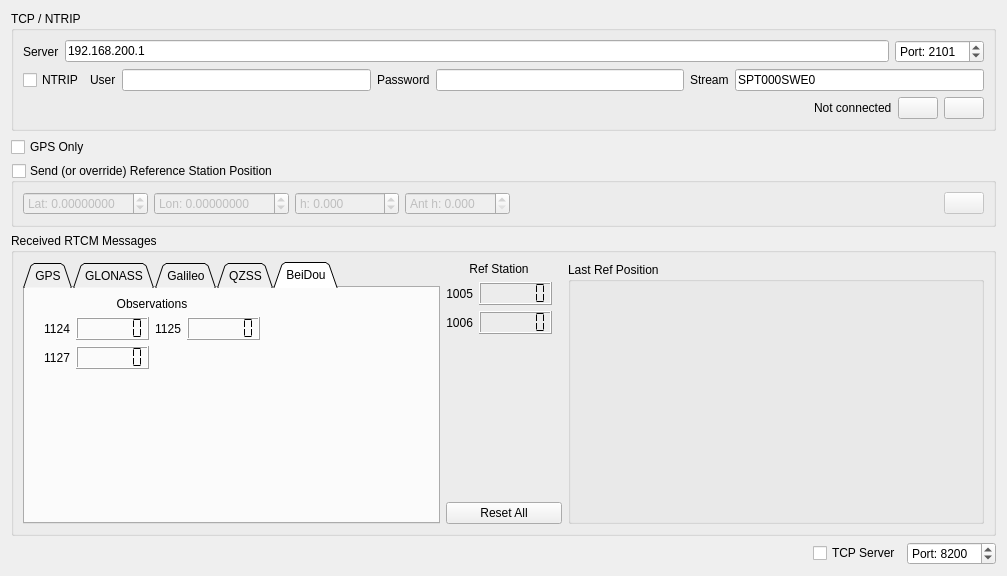
<?xml version="1.0" encoding="UTF-8"?>
<ui version="4.0">
 <class>RtcmWidget</class>
 <widget class="QWidget" name="RtcmWidget">
  <property name="geometry">
   <rect>
    <x>0</x>
    <y>0</y>
    <width>1007</width>
    <height>576</height>
   </rect>
  </property>
  <property name="sizePolicy">
   <sizepolicy hsizetype="MinimumExpanding" vsizetype="MinimumExpanding">
    <horstretch>0</horstretch>
    <verstretch>0</verstretch>
   </sizepolicy>
  </property>
  <property name="windowTitle">
   <string>Form</string>
  </property>
  <layout class="QVBoxLayout" name="verticalLayout_4">
   <item>
    <widget class="QGroupBox" name="groupBox">
     <property name="title">
      <string>TCP / NTRIP</string>
     </property>
     <layout class="QVBoxLayout" name="verticalLayout">
      <item>
       <layout class="QHBoxLayout" name="horizontalLayout_2">
        <item>
         <widget class="QLabel" name="label">
          <property name="text">
           <string>Server</string>
          </property>
         </widget>
        </item>
        <item>
         <widget class="QLineEdit" name="ntripServerEdit">
          <property name="text">
           <string>192.168.200.1</string>
          </property>
         </widget>
        </item>
        <item>
         <widget class="QSpinBox" name="ntripPortBox">
          <property name="prefix">
           <string>Port: </string>
          </property>
          <property name="maximum">
           <number>65535</number>
          </property>
          <property name="value">
           <number>2101</number>
          </property>
         </widget>
        </item>
       </layout>
      </item>
      <item>
       <layout class="QHBoxLayout" name="horizontalLayout_3">
        <item>
         <widget class="QCheckBox" name="ntripBox">
          <property name="text">
           <string>NTRIP</string>
          </property>
          <property name="checked">
           <bool>false</bool>
          </property>
         </widget>
        </item>
        <item>
         <widget class="QLabel" name="label_3">
          <property name="text">
           <string>User</string>
          </property>
         </widget>
        </item>
        <item>
         <widget class="QLineEdit" name="ntripUserEdit">
          <property name="enabled">
           <bool>true</bool>
          </property>
          <property name="text">
           <string/>
          </property>
         </widget>
        </item>
        <item>
         <widget class="QLabel" name="label_4">
          <property name="text">
           <string>Password</string>
          </property>
         </widget>
        </item>
        <item>
         <widget class="QLineEdit" name="ntripPasswordEdit">
          <property name="text">
           <string/>
          </property>
          <property name="echoMode">
           <enum>QLineEdit::Password</enum>
          </property>
         </widget>
        </item>
        <item>
         <widget class="QLabel" name="label_5">
          <property name="text">
           <string>Stream</string>
          </property>
         </widget>
        </item>
        <item>
         <widget class="QLineEdit" name="ntripStreamEdit">
          <property name="text">
           <string>SPT000SWE0</string>
          </property>
          <property name="echoMode">
           <enum>QLineEdit::Normal</enum>
          </property>
         </widget>
        </item>
       </layout>
      </item>
      <item>
       <layout class="QHBoxLayout" name="horizontalLayout">
        <item>
         <spacer name="horizontalSpacer">
          <property name="orientation">
           <enum>Qt::Horizontal</enum>
          </property>
          <property name="sizeHint" stdset="0">
           <size>
            <width>40</width>
            <height>20</height>
           </size>
          </property>
         </spacer>
        </item>
        <item>
         <widget class="QLabel" name="ntripConnectedLabel">
          <property name="text">
           <string>Not connected</string>
          </property>
         </widget>
        </item>
        <item>
         <widget class="QPushButton" name="ntripDisconnectButton">
          <property name="toolTip">
           <string>Disconnect</string>
          </property>
          <property name="text">
           <string/>
          </property>
          <property name="icon">
           <iconset resource="resources.qrc">
            <normaloff>:/models/Icons/Disconnected-96.png</normaloff>:/models/Icons/Disconnected-96.png</iconset>
          </property>
         </widget>
        </item>
        <item>
         <widget class="QPushButton" name="ntripConnectButton">
          <property name="toolTip">
           <string>Connect</string>
          </property>
          <property name="text">
           <string/>
          </property>
          <property name="icon">
           <iconset resource="resources.qrc">
            <normaloff>:/models/Icons/Connected-96.png</normaloff>:/models/Icons/Connected-96.png</iconset>
          </property>
         </widget>
        </item>
       </layout>
      </item>
     </layout>
    </widget>
   </item>
   <item>
    <widget class="QCheckBox" name="gpsOnlyBox">
     <property name="toolTip">
      <string>Only send GPS observations and to save bandwidth and decrease transmission errors.</string>
     </property>
     <property name="text">
      <string>GPS Only</string>
     </property>
     <property name="checked">
      <bool>false</bool>
     </property>
    </widget>
   </item>
   <item>
    <widget class="QGroupBox" name="sendRefPosBox">
     <property name="title">
      <string>Send (or override) Reference Station Position</string>
     </property>
     <property name="checkable">
      <bool>true</bool>
     </property>
     <property name="checked">
      <bool>false</bool>
     </property>
     <layout class="QHBoxLayout" name="horizontalLayout_6">
      <item>
       <widget class="QDoubleSpinBox" name="refSendLatBox">
        <property name="prefix">
         <string>Lat: </string>
        </property>
        <property name="decimals">
         <number>8</number>
        </property>
        <property name="minimum">
         <double>-90.000000000000000</double>
        </property>
        <property name="maximum">
         <double>90.000000000000000</double>
        </property>
        <property name="value">
         <double>0.000000000000000</double>
        </property>
       </widget>
      </item>
      <item>
       <widget class="QDoubleSpinBox" name="refSendLonBox">
        <property name="prefix">
         <string>Lon: </string>
        </property>
        <property name="decimals">
         <number>8</number>
        </property>
        <property name="minimum">
         <double>-180.000000000000000</double>
        </property>
        <property name="maximum">
         <double>180.000000000000000</double>
        </property>
        <property name="value">
         <double>0.000000000000000</double>
        </property>
       </widget>
      </item>
      <item>
       <widget class="QDoubleSpinBox" name="refSendHBox">
        <property name="prefix">
         <string>h: </string>
        </property>
        <property name="decimals">
         <number>3</number>
        </property>
        <property name="minimum">
         <double>-5000.000000000000000</double>
        </property>
        <property name="maximum">
         <double>100000.000000000000000</double>
        </property>
        <property name="value">
         <double>0.000000000000000</double>
        </property>
       </widget>
      </item>
      <item>
       <widget class="QDoubleSpinBox" name="refSendAntHBox">
        <property name="prefix">
         <string>Ant h: </string>
        </property>
        <property name="decimals">
         <number>3</number>
        </property>
        <property name="maximum">
         <double>180.000000000000000</double>
        </property>
       </widget>
      </item>
      <item>
       <spacer name="horizontalSpacer_4">
        <property name="orientation">
         <enum>Qt::Horizontal</enum>
        </property>
        <property name="sizeHint" stdset="0">
         <size>
          <width>33</width>
          <height>20</height>
         </size>
        </property>
       </spacer>
      </item>
      <item>
       <widget class="QPushButton" name="refGetButton">
        <property name="toolTip">
         <string>Get average from base station tab</string>
        </property>
        <property name="text">
         <string/>
        </property>
        <property name="icon">
         <iconset resource="resources.qrc">
          <normaloff>:/models/Icons/Radio Tower-96.png</normaloff>:/models/Icons/Radio Tower-96.png</iconset>
        </property>
       </widget>
      </item>
     </layout>
    </widget>
   </item>
   <item>
    <widget class="QGroupBox" name="groupBox_2">
     <property name="title">
      <string>Received RTCM Messages</string>
     </property>
     <layout class="QHBoxLayout" name="horizontalLayout_5">
      <item>
       <widget class="QTabWidget" name="tabWidget">
        <property name="tabShape">
         <enum>QTabWidget::Triangular</enum>
        </property>
        <property name="currentIndex">
         <number>4</number>
        </property>
        <widget class="QWidget" name="tab">
         <attribute name="title">
          <string>GPS</string>
         </attribute>
         <layout class="QHBoxLayout" name="horizontalLayout_8">
          <item>
           <layout class="QGridLayout" name="gridLayout_2">
            <property name="rightMargin">
             <number>10</number>
            </property>
            <item row="5" column="2">
             <spacer name="verticalSpacer_4">
              <property name="orientation">
               <enum>Qt::Vertical</enum>
              </property>
              <property name="sizeHint" stdset="0">
               <size>
                <width>20</width>
                <height>40</height>
               </size>
              </property>
             </spacer>
            </item>
            <item row="3" column="2">
             <widget class="QLabel" name="label_23">
              <property name="text">
               <string>1075</string>
              </property>
              <property name="alignment">
               <set>Qt::AlignRight|Qt::AlignTrailing|Qt::AlignVCenter</set>
              </property>
             </widget>
            </item>
            <item row="1" column="3">
             <widget class="QLCDNumber" name="rtcm1003Number">
              <property name="digitCount">
               <number>6</number>
              </property>
              <property name="segmentStyle">
               <enum>QLCDNumber::Flat</enum>
              </property>
             </widget>
            </item>
            <item row="3" column="0">
             <widget class="QLabel" name="label_16">
              <property name="text">
               <string>1074</string>
              </property>
              <property name="alignment">
               <set>Qt::AlignRight|Qt::AlignTrailing|Qt::AlignVCenter</set>
              </property>
             </widget>
            </item>
            <item row="1" column="1">
             <widget class="QLCDNumber" name="rtcm1001Number">
              <property name="digitCount">
               <number>6</number>
              </property>
              <property name="segmentStyle">
               <enum>QLCDNumber::Flat</enum>
              </property>
             </widget>
            </item>
            <item row="2" column="0">
             <widget class="QLabel" name="label_8">
              <property name="text">
               <string>1002</string>
              </property>
              <property name="alignment">
               <set>Qt::AlignRight|Qt::AlignTrailing|Qt::AlignVCenter</set>
              </property>
             </widget>
            </item>
            <item row="2" column="1">
             <widget class="QLCDNumber" name="rtcm1002Number">
              <property name="digitCount">
               <number>6</number>
              </property>
              <property name="segmentStyle">
               <enum>QLCDNumber::Flat</enum>
              </property>
             </widget>
            </item>
            <item row="2" column="3">
             <widget class="QLCDNumber" name="rtcm1004Number">
              <property name="digitCount">
               <number>6</number>
              </property>
              <property name="segmentStyle">
               <enum>QLCDNumber::Flat</enum>
              </property>
             </widget>
            </item>
            <item row="1" column="0">
             <widget class="QLabel" name="label_6">
              <property name="text">
               <string>1001</string>
              </property>
              <property name="alignment">
               <set>Qt::AlignRight|Qt::AlignTrailing|Qt::AlignVCenter</set>
              </property>
             </widget>
            </item>
            <item row="2" column="2">
             <widget class="QLabel" name="label_9">
              <property name="text">
               <string>1004</string>
              </property>
              <property name="alignment">
               <set>Qt::AlignRight|Qt::AlignTrailing|Qt::AlignVCenter</set>
              </property>
             </widget>
            </item>
            <item row="1" column="2">
             <widget class="QLabel" name="label_7">
              <property name="text">
               <string>1003</string>
              </property>
              <property name="alignment">
               <set>Qt::AlignRight|Qt::AlignTrailing|Qt::AlignVCenter</set>
              </property>
             </widget>
            </item>
            <item row="4" column="0">
             <widget class="QLabel" name="label_25">
              <property name="text">
               <string>1077</string>
              </property>
              <property name="alignment">
               <set>Qt::AlignRight|Qt::AlignTrailing|Qt::AlignVCenter</set>
              </property>
             </widget>
            </item>
            <item row="3" column="1">
             <widget class="QLCDNumber" name="rtcm1074Number">
              <property name="digitCount">
               <number>6</number>
              </property>
              <property name="segmentStyle">
               <enum>QLCDNumber::Flat</enum>
              </property>
             </widget>
            </item>
            <item row="3" column="3">
             <widget class="QLCDNumber" name="rtcm1075Number">
              <property name="digitCount">
               <number>6</number>
              </property>
              <property name="segmentStyle">
               <enum>QLCDNumber::Flat</enum>
              </property>
             </widget>
            </item>
            <item row="4" column="1">
             <widget class="QLCDNumber" name="rtcm1077Number">
              <property name="digitCount">
               <number>6</number>
              </property>
              <property name="segmentStyle">
               <enum>QLCDNumber::Flat</enum>
              </property>
             </widget>
            </item>
            <item row="0" column="0" colspan="4">
             <widget class="QLabel" name="label_18">
              <property name="font">
               <font>
                <bold>false</bold>
               </font>
              </property>
              <property name="text">
               <string>Observations</string>
              </property>
              <property name="alignment">
               <set>Qt::AlignCenter</set>
              </property>
             </widget>
            </item>
           </layout>
          </item>
          <item>
           <layout class="QGridLayout" name="gridLayout_4">
            <property name="leftMargin">
             <number>10</number>
            </property>
            <item row="1" column="0">
             <widget class="QLabel" name="label_17">
              <property name="text">
               <string>1019</string>
              </property>
              <property name="alignment">
               <set>Qt::AlignRight|Qt::AlignTrailing|Qt::AlignVCenter</set>
              </property>
             </widget>
            </item>
            <item row="1" column="1">
             <widget class="QLCDNumber" name="rtcm1019Number">
              <property name="digitCount">
               <number>6</number>
              </property>
              <property name="segmentStyle">
               <enum>QLCDNumber::Flat</enum>
              </property>
             </widget>
            </item>
            <item row="0" column="0" colspan="2">
             <widget class="QLabel" name="label_20">
              <property name="font">
               <font>
                <bold>false</bold>
               </font>
              </property>
              <property name="text">
               <string>Ephemeris</string>
              </property>
              <property name="alignment">
               <set>Qt::AlignCenter</set>
              </property>
             </widget>
            </item>
            <item row="2" column="0">
             <spacer name="verticalSpacer_3">
              <property name="orientation">
               <enum>Qt::Vertical</enum>
              </property>
              <property name="sizeHint" stdset="0">
               <size>
                <width>20</width>
                <height>40</height>
               </size>
              </property>
             </spacer>
            </item>
           </layout>
          </item>
          <item>
           <spacer name="horizontalSpacer_8">
            <property name="orientation">
             <enum>Qt::Horizontal</enum>
            </property>
            <property name="sizeHint" stdset="0">
             <size>
              <width>40</width>
              <height>20</height>
             </size>
            </property>
           </spacer>
          </item>
         </layout>
        </widget>
        <widget class="QWidget" name="tab_2">
         <attribute name="title">
          <string>GLONASS</string>
         </attribute>
         <layout class="QHBoxLayout" name="horizontalLayout_9">
          <item>
           <layout class="QGridLayout" name="gridLayout_3">
            <property name="leftMargin">
             <number>10</number>
            </property>
            <item row="1" column="3">
             <widget class="QLCDNumber" name="rtcm1011Number">
              <property name="digitCount">
               <number>6</number>
              </property>
              <property name="segmentStyle">
               <enum>QLCDNumber::Flat</enum>
              </property>
             </widget>
            </item>
            <item row="1" column="2">
             <widget class="QLabel" name="label_14">
              <property name="text">
               <string>1011</string>
              </property>
              <property name="alignment">
               <set>Qt::AlignRight|Qt::AlignTrailing|Qt::AlignVCenter</set>
              </property>
             </widget>
            </item>
            <item row="2" column="2">
             <widget class="QLabel" name="label_13">
              <property name="text">
               <string>1012</string>
              </property>
              <property name="alignment">
               <set>Qt::AlignRight|Qt::AlignTrailing|Qt::AlignVCenter</set>
              </property>
             </widget>
            </item>
            <item row="2" column="1">
             <widget class="QLCDNumber" name="rtcm1010Number">
              <property name="digitCount">
               <number>6</number>
              </property>
              <property name="segmentStyle">
               <enum>QLCDNumber::Flat</enum>
              </property>
             </widget>
            </item>
            <item row="0" column="0" colspan="4">
             <widget class="QLabel" name="label_19">
              <property name="font">
               <font>
                <bold>false</bold>
               </font>
              </property>
              <property name="text">
               <string>Observations</string>
              </property>
              <property name="alignment">
               <set>Qt::AlignCenter</set>
              </property>
             </widget>
            </item>
            <item row="2" column="0">
             <widget class="QLabel" name="label_15">
              <property name="text">
               <string>1010</string>
              </property>
              <property name="alignment">
               <set>Qt::AlignRight|Qt::AlignTrailing|Qt::AlignVCenter</set>
              </property>
             </widget>
            </item>
            <item row="5" column="2">
             <spacer name="verticalSpacer">
              <property name="orientation">
               <enum>Qt::Vertical</enum>
              </property>
              <property name="sizeHint" stdset="0">
               <size>
                <width>20</width>
                <height>40</height>
               </size>
              </property>
             </spacer>
            </item>
            <item row="1" column="0">
             <widget class="QLabel" name="label_12">
              <property name="text">
               <string>1009</string>
              </property>
              <property name="alignment">
               <set>Qt::AlignRight|Qt::AlignTrailing|Qt::AlignVCenter</set>
              </property>
             </widget>
            </item>
            <item row="2" column="3">
             <widget class="QLCDNumber" name="rtcm1012Number">
              <property name="digitCount">
               <number>6</number>
              </property>
              <property name="segmentStyle">
               <enum>QLCDNumber::Flat</enum>
              </property>
             </widget>
            </item>
            <item row="1" column="1">
             <widget class="QLCDNumber" name="rtcm1009Number">
              <property name="digitCount">
               <number>6</number>
              </property>
              <property name="segmentStyle">
               <enum>QLCDNumber::Flat</enum>
              </property>
             </widget>
            </item>
            <item row="3" column="2">
             <widget class="QLabel" name="label_27">
              <property name="text">
               <string>1085</string>
              </property>
              <property name="alignment">
               <set>Qt::AlignRight|Qt::AlignTrailing|Qt::AlignVCenter</set>
              </property>
             </widget>
            </item>
            <item row="3" column="0">
             <widget class="QLabel" name="label_26">
              <property name="text">
               <string>1084</string>
              </property>
              <property name="alignment">
               <set>Qt::AlignRight|Qt::AlignTrailing|Qt::AlignVCenter</set>
              </property>
             </widget>
            </item>
            <item row="4" column="0">
             <widget class="QLabel" name="label_28">
              <property name="text">
               <string>1087</string>
              </property>
              <property name="alignment">
               <set>Qt::AlignRight|Qt::AlignTrailing|Qt::AlignVCenter</set>
              </property>
             </widget>
            </item>
            <item row="4" column="2">
             <widget class="QLabel" name="label_29">
              <property name="text">
               <string>1230</string>
              </property>
              <property name="alignment">
               <set>Qt::AlignRight|Qt::AlignTrailing|Qt::AlignVCenter</set>
              </property>
             </widget>
            </item>
            <item row="3" column="1">
             <widget class="QLCDNumber" name="rtcm1084Number">
              <property name="digitCount">
               <number>6</number>
              </property>
              <property name="segmentStyle">
               <enum>QLCDNumber::Flat</enum>
              </property>
             </widget>
            </item>
            <item row="3" column="3">
             <widget class="QLCDNumber" name="rtcm1085Number">
              <property name="digitCount">
               <number>6</number>
              </property>
              <property name="segmentStyle">
               <enum>QLCDNumber::Flat</enum>
              </property>
             </widget>
            </item>
            <item row="4" column="1">
             <widget class="QLCDNumber" name="rtcm1087Number">
              <property name="digitCount">
               <number>6</number>
              </property>
              <property name="segmentStyle">
               <enum>QLCDNumber::Flat</enum>
              </property>
             </widget>
            </item>
            <item row="4" column="3">
             <widget class="QLCDNumber" name="rtcm1230Number">
              <property name="digitCount">
               <number>6</number>
              </property>
              <property name="segmentStyle">
               <enum>QLCDNumber::Flat</enum>
              </property>
             </widget>
            </item>
           </layout>
          </item>
          <item>
           <layout class="QGridLayout" name="gridLayout_6">
            <property name="leftMargin">
             <number>10</number>
            </property>
            <item row="0" column="0" colspan="2">
             <widget class="QLabel" name="label_24">
              <property name="font">
               <font>
                <bold>false</bold>
               </font>
              </property>
              <property name="text">
               <string>Ephemeris</string>
              </property>
              <property name="alignment">
               <set>Qt::AlignCenter</set>
              </property>
             </widget>
            </item>
            <item row="1" column="0">
             <widget class="QLabel" name="label_22">
              <property name="text">
               <string>1020</string>
              </property>
              <property name="alignment">
               <set>Qt::AlignRight|Qt::AlignTrailing|Qt::AlignVCenter</set>
              </property>
             </widget>
            </item>
            <item row="1" column="1">
             <widget class="QLCDNumber" name="rtcm1020Number">
              <property name="digitCount">
               <number>6</number>
              </property>
              <property name="segmentStyle">
               <enum>QLCDNumber::Flat</enum>
              </property>
             </widget>
            </item>
            <item row="2" column="0">
             <spacer name="verticalSpacer_5">
              <property name="orientation">
               <enum>Qt::Vertical</enum>
              </property>
              <property name="sizeHint" stdset="0">
               <size>
                <width>20</width>
                <height>40</height>
               </size>
              </property>
             </spacer>
            </item>
           </layout>
          </item>
          <item>
           <spacer name="horizontalSpacer_9">
            <property name="orientation">
             <enum>Qt::Horizontal</enum>
            </property>
            <property name="sizeHint" stdset="0">
             <size>
              <width>40</width>
              <height>20</height>
             </size>
            </property>
           </spacer>
          </item>
         </layout>
        </widget>
        <widget class="QWidget" name="tab_3">
         <attribute name="title">
          <string>Galileo</string>
         </attribute>
         <layout class="QHBoxLayout" name="horizontalLayout_10">
          <item>
           <layout class="QGridLayout" name="gridLayout_7">
            <property name="leftMargin">
             <number>10</number>
            </property>
            <item row="2" column="0">
             <widget class="QLabel" name="label_37">
              <property name="text">
               <string>1097</string>
              </property>
              <property name="alignment">
               <set>Qt::AlignRight|Qt::AlignTrailing|Qt::AlignVCenter</set>
              </property>
             </widget>
            </item>
            <item row="1" column="0">
             <widget class="QLabel" name="label_36">
              <property name="text">
               <string>1094</string>
              </property>
              <property name="alignment">
               <set>Qt::AlignRight|Qt::AlignTrailing|Qt::AlignVCenter</set>
              </property>
             </widget>
            </item>
            <item row="1" column="2">
             <widget class="QLabel" name="label_35">
              <property name="text">
               <string>1095</string>
              </property>
              <property name="alignment">
               <set>Qt::AlignRight|Qt::AlignTrailing|Qt::AlignVCenter</set>
              </property>
             </widget>
            </item>
            <item row="0" column="0" colspan="4">
             <widget class="QLabel" name="label_32">
              <property name="font">
               <font>
                <bold>false</bold>
               </font>
              </property>
              <property name="text">
               <string>Observations</string>
              </property>
              <property name="alignment">
               <set>Qt::AlignCenter</set>
              </property>
             </widget>
            </item>
            <item row="3" column="2">
             <spacer name="verticalSpacer_6">
              <property name="orientation">
               <enum>Qt::Vertical</enum>
              </property>
              <property name="sizeHint" stdset="0">
               <size>
                <width>20</width>
                <height>40</height>
               </size>
              </property>
             </spacer>
            </item>
            <item row="1" column="1">
             <widget class="QLCDNumber" name="rtcm1094Number">
              <property name="digitCount">
               <number>6</number>
              </property>
              <property name="segmentStyle">
               <enum>QLCDNumber::Flat</enum>
              </property>
             </widget>
            </item>
            <item row="1" column="3">
             <widget class="QLCDNumber" name="rtcm1095Number">
              <property name="digitCount">
               <number>6</number>
              </property>
              <property name="segmentStyle">
               <enum>QLCDNumber::Flat</enum>
              </property>
             </widget>
            </item>
            <item row="2" column="1">
             <widget class="QLCDNumber" name="rtcm1097Number">
              <property name="digitCount">
               <number>6</number>
              </property>
              <property name="segmentStyle">
               <enum>QLCDNumber::Flat</enum>
              </property>
             </widget>
            </item>
           </layout>
          </item>
          <item>
           <spacer name="horizontalSpacer_3">
            <property name="orientation">
             <enum>Qt::Horizontal</enum>
            </property>
            <property name="sizeHint" stdset="0">
             <size>
              <width>40</width>
              <height>20</height>
             </size>
            </property>
           </spacer>
          </item>
         </layout>
        </widget>
        <widget class="QWidget" name="tab_4">
         <attribute name="title">
          <string>QZSS</string>
         </attribute>
         <layout class="QHBoxLayout" name="horizontalLayout_11">
          <item>
           <layout class="QGridLayout" name="gridLayout_8">
            <property name="leftMargin">
             <number>10</number>
            </property>
            <item row="0" column="0" colspan="4">
             <widget class="QLabel" name="label_33">
              <property name="font">
               <font>
                <bold>false</bold>
               </font>
              </property>
              <property name="text">
               <string>Observations</string>
              </property>
              <property name="alignment">
               <set>Qt::AlignCenter</set>
              </property>
             </widget>
            </item>
            <item row="1" column="0">
             <widget class="QLabel" name="label_39">
              <property name="text">
               <string>1115</string>
              </property>
              <property name="alignment">
               <set>Qt::AlignRight|Qt::AlignTrailing|Qt::AlignVCenter</set>
              </property>
             </widget>
            </item>
            <item row="2" column="2">
             <spacer name="verticalSpacer_7">
              <property name="orientation">
               <enum>Qt::Vertical</enum>
              </property>
              <property name="sizeHint" stdset="0">
               <size>
                <width>20</width>
                <height>40</height>
               </size>
              </property>
             </spacer>
            </item>
            <item row="1" column="1">
             <widget class="QLCDNumber" name="rtcm1115Number">
              <property name="digitCount">
               <number>6</number>
              </property>
              <property name="segmentStyle">
               <enum>QLCDNumber::Flat</enum>
              </property>
             </widget>
            </item>
           </layout>
          </item>
          <item>
           <spacer name="horizontalSpacer_5">
            <property name="orientation">
             <enum>Qt::Horizontal</enum>
            </property>
            <property name="sizeHint" stdset="0">
             <size>
              <width>40</width>
              <height>20</height>
             </size>
            </property>
           </spacer>
          </item>
         </layout>
        </widget>
        <widget class="QWidget" name="tab_5">
         <attribute name="title">
          <string>BeiDou</string>
         </attribute>
         <layout class="QHBoxLayout" name="horizontalLayout_12">
          <item>
           <layout class="QGridLayout" name="gridLayout_9">
            <property name="leftMargin">
             <number>10</number>
            </property>
            <item row="2" column="0">
             <widget class="QLabel" name="label_38">
              <property name="text">
               <string>1127</string>
              </property>
              <property name="alignment">
               <set>Qt::AlignRight|Qt::AlignTrailing|Qt::AlignVCenter</set>
              </property>
             </widget>
            </item>
            <item row="1" column="0">
             <widget class="QLabel" name="label_40">
              <property name="text">
               <string>1124</string>
              </property>
              <property name="alignment">
               <set>Qt::AlignRight|Qt::AlignTrailing|Qt::AlignVCenter</set>
              </property>
             </widget>
            </item>
            <item row="1" column="2">
             <widget class="QLabel" name="label_41">
              <property name="text">
               <string>1125</string>
              </property>
              <property name="alignment">
               <set>Qt::AlignRight|Qt::AlignTrailing|Qt::AlignVCenter</set>
              </property>
             </widget>
            </item>
            <item row="0" column="0" colspan="4">
             <widget class="QLabel" name="label_34">
              <property name="font">
               <font>
                <bold>false</bold>
               </font>
              </property>
              <property name="text">
               <string>Observations</string>
              </property>
              <property name="alignment">
               <set>Qt::AlignCenter</set>
              </property>
             </widget>
            </item>
            <item row="3" column="2">
             <spacer name="verticalSpacer_8">
              <property name="orientation">
               <enum>Qt::Vertical</enum>
              </property>
              <property name="sizeHint" stdset="0">
               <size>
                <width>20</width>
                <height>40</height>
               </size>
              </property>
             </spacer>
            </item>
            <item row="1" column="1">
             <widget class="QLCDNumber" name="rtcm1124Number">
              <property name="digitCount">
               <number>6</number>
              </property>
              <property name="segmentStyle">
               <enum>QLCDNumber::Flat</enum>
              </property>
             </widget>
            </item>
            <item row="1" column="3">
             <widget class="QLCDNumber" name="rtcm1125Number">
              <property name="digitCount">
               <number>6</number>
              </property>
              <property name="segmentStyle">
               <enum>QLCDNumber::Flat</enum>
              </property>
             </widget>
            </item>
            <item row="2" column="1">
             <widget class="QLCDNumber" name="rtcm1127Number">
              <property name="digitCount">
               <number>6</number>
              </property>
              <property name="segmentStyle">
               <enum>QLCDNumber::Flat</enum>
              </property>
             </widget>
            </item>
           </layout>
          </item>
          <item>
           <spacer name="horizontalSpacer_7">
            <property name="orientation">
             <enum>Qt::Horizontal</enum>
            </property>
            <property name="sizeHint" stdset="0">
             <size>
              <width>40</width>
              <height>20</height>
             </size>
            </property>
           </spacer>
          </item>
         </layout>
        </widget>
       </widget>
      </item>
      <item>
       <layout class="QVBoxLayout" name="verticalLayout_2">
        <item>
         <layout class="QGridLayout" name="gridLayout_5">
          <property name="rightMargin">
           <number>10</number>
          </property>
          <item row="2" column="1">
           <widget class="QLCDNumber" name="rtcm1006Number">
            <property name="digitCount">
             <number>6</number>
            </property>
            <property name="segmentStyle">
             <enum>QLCDNumber::Flat</enum>
            </property>
           </widget>
          </item>
          <item row="2" column="0">
           <widget class="QLabel" name="label_11">
            <property name="text">
             <string>1006</string>
            </property>
            <property name="alignment">
             <set>Qt::AlignRight|Qt::AlignTrailing|Qt::AlignVCenter</set>
            </property>
           </widget>
          </item>
          <item row="1" column="1">
           <widget class="QLCDNumber" name="rtcm1005Number">
            <property name="digitCount">
             <number>6</number>
            </property>
            <property name="segmentStyle">
             <enum>QLCDNumber::Flat</enum>
            </property>
           </widget>
          </item>
          <item row="1" column="0">
           <widget class="QLabel" name="label_10">
            <property name="text">
             <string>1005</string>
            </property>
            <property name="alignment">
             <set>Qt::AlignRight|Qt::AlignTrailing|Qt::AlignVCenter</set>
            </property>
           </widget>
          </item>
          <item row="0" column="0" colspan="2">
           <widget class="QLabel" name="label_21">
            <property name="font">
             <font>
              <bold>false</bold>
             </font>
            </property>
            <property name="text">
             <string>Ref Station</string>
            </property>
            <property name="alignment">
             <set>Qt::AlignCenter</set>
            </property>
           </widget>
          </item>
         </layout>
        </item>
        <item>
         <spacer name="verticalSpacer_2">
          <property name="orientation">
           <enum>Qt::Vertical</enum>
          </property>
          <property name="sizeHint" stdset="0">
           <size>
            <width>20</width>
            <height>40</height>
           </size>
          </property>
         </spacer>
        </item>
        <item>
         <widget class="QPushButton" name="resetAllCountersButton">
          <property name="text">
           <string>Reset All</string>
          </property>
          <property name="icon">
           <iconset resource="resources.qrc">
            <normaloff>:/models/Icons/Delete2-96.png</normaloff>:/models/Icons/Delete2-96.png</iconset>
          </property>
         </widget>
        </item>
       </layout>
      </item>
      <item>
       <widget class="QGroupBox" name="groupBox_4">
        <property name="sizePolicy">
         <sizepolicy hsizetype="MinimumExpanding" vsizetype="Preferred">
          <horstretch>0</horstretch>
          <verstretch>0</verstretch>
         </sizepolicy>
        </property>
        <property name="title">
         <string>Last Ref Position</string>
        </property>
        <layout class="QVBoxLayout" name="verticalLayout_3">
         <item>
          <widget class="QLabel" name="lastRefPosLablel">
           <property name="font">
            <font>
             <family>Monospace</family>
            </font>
           </property>
           <property name="text">
            <string/>
           </property>
          </widget>
         </item>
        </layout>
       </widget>
      </item>
     </layout>
    </widget>
   </item>
   <item>
    <layout class="QHBoxLayout" name="horizontalLayout_7">
     <item>
      <spacer name="horizontalSpacer_6">
       <property name="orientation">
        <enum>Qt::Horizontal</enum>
       </property>
       <property name="sizeHint" stdset="0">
        <size>
         <width>40</width>
         <height>20</height>
        </size>
       </property>
      </spacer>
     </item>
     <item>
      <widget class="QCheckBox" name="tcpServerBox">
       <property name="text">
        <string>TCP Server</string>
       </property>
      </widget>
     </item>
     <item>
      <widget class="QSpinBox" name="tcpServerPortBox">
       <property name="prefix">
        <string>Port: </string>
       </property>
       <property name="maximum">
        <number>65535</number>
       </property>
       <property name="value">
        <number>8200</number>
       </property>
      </widget>
     </item>
    </layout>
   </item>
  </layout>
 </widget>
 <resources>
  <include location="resources.qrc"/>
 </resources>
 <connections/>
</ui>
